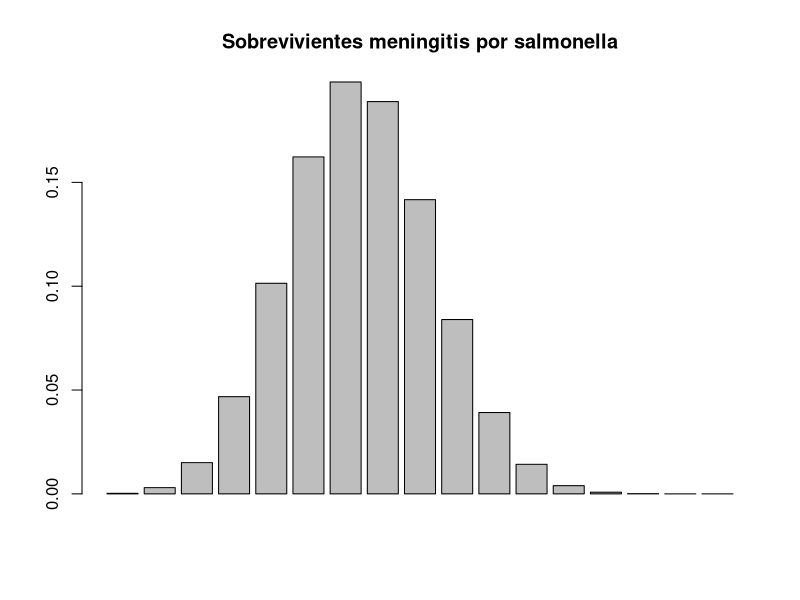
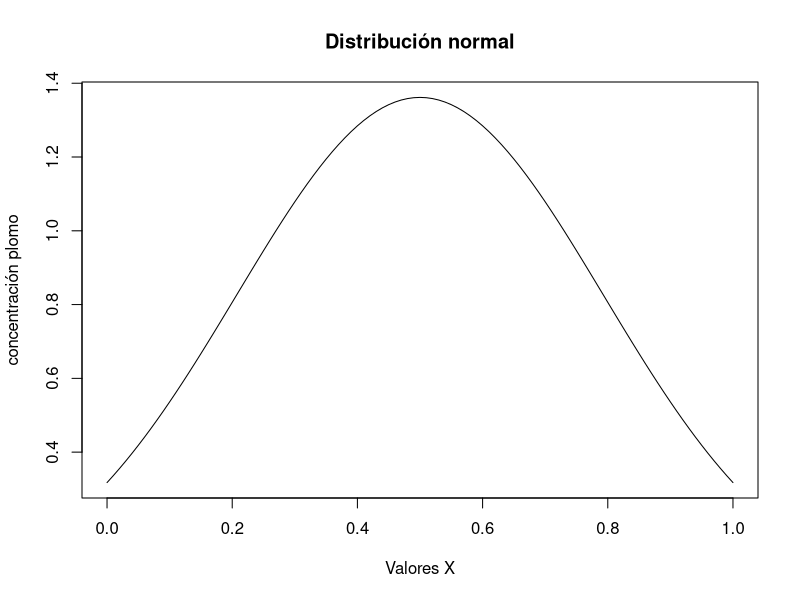
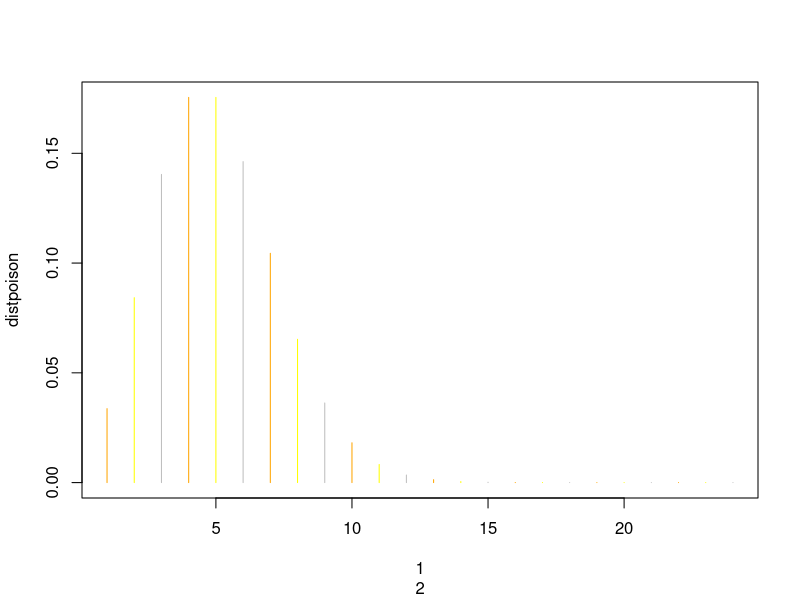
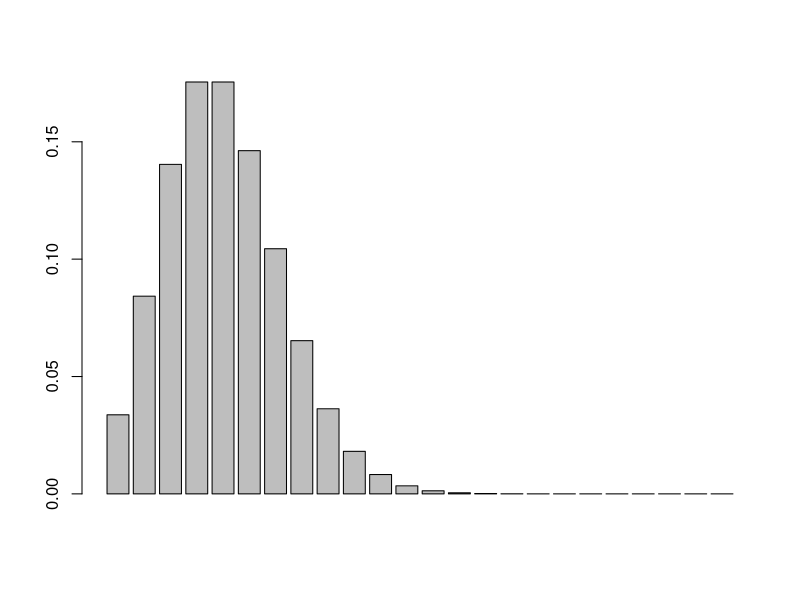

Recreate these plots in R, in order.
#tarea 2
#Alumnos de grupo/carnet
#Allan Antonio Vargas Escobar - 999003571
#Ilving Omark Velasquez Mazariegos - 999003700

#ejercicio 1 
#1.	Identificar las variables necesarias para el experimento (n, p, q), donde la probabilidad de éxito (p) es el número de pacientes que sobreviven.
n=16; 
p=0.4; 
x=0:n; 
prob=dbinom(x,n,p);
prob
#Graficar la distribución binomial de la muestra donde size=16, n  y prob
barplot(prob, main = "Sobrevivientes meningitis por salmonella")

#Probabilidad de que sobrevivan más de la mitad de los pacientes (P[X>0) = 1-P[X<=8])
pbinom(8, 16, 0.4, lower.tail=FALSE)





#ejercicio 2
#1.	Identificar las variables para el experimento y el vector inicial (0:1, con un rango de 0.01), N y DS
x = seq(0, 1, by = .01)
x
media<- mean(x)
desviacion <- sd(x)

mean(x)
sd(x)
valores <- dnorm(x, media, desviacion)
valores
#Graficar la distribución normal de la muestra donde n y ds se definen en el punto 1. 
plot(x, valores, type="l", main="Distribución normal", xlab="Valores X", ylab="concentración plomo")

#Una concentración superior o igual a 0.6 partes por millón (x>=0.6) se considera extremadamente alta 
pnorm(0.6,0.25,.11)

1-pnorm(0.6,0.25,.11)


#Obtener la probabilidad de que la concentración en plomo, en partes por millón, de un individuo sea inferior a 0.15 (x<=0.15)
pnorm(0.15, 0.25, .11)
#Determinar la concentración mínima del 30% de los individuos con más concentración (p=0.30)
dnorm(0.30, 0.25, 0.11)





#ejercicio 3
#Identificar las variables para el experimento (λ) y el vector inicial (0:5) 
lambda=5
xpoisson= 1:24
distpoison <- dpois(xpoisson, lambda)
distpoison
dpois(0:5,5)
#Identificar las variables para el experimento (λ) y el vector inicial (0:5) 
ppois(4,5)
#Se produzcan al menos cuatro capturas en un día
dpois(4,5)
#4.	Se produzcan menos de cuatro capturas en un día
ppois(3,5)

#gráfica poisson
plot (xpoisson, distpoison, type="h", col=c("orange", "yellow", "gray"), xlab = xpoisson)
barplot(distpoison)
